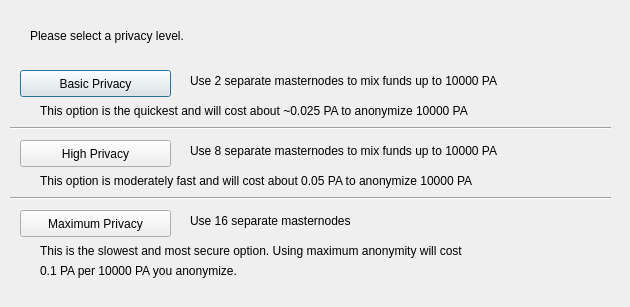
<?xml version="1.0" encoding="UTF-8"?>
<ui version="4.0">
 <class>ObfuscationConfig</class>
 <widget class="QDialog" name="ObfuscationConfig">
  <property name="geometry">
   <rect>
    <x>0</x>
    <y>0</y>
    <width>630</width>
    <height>307</height>
   </rect>
  </property>
  <property name="windowTitle">
   <string>Configure Obfuscation</string>
  </property>
  <widget class="QPushButton" name="buttonBasic">
   <property name="geometry">
    <rect>
     <x>20</x>
     <y>70</y>
     <width>151</width>
     <height>27</height>
    </rect>
   </property>
   <property name="text">
    <string>Basic Privacy</string>
   </property>
  </widget>
  <widget class="QPushButton" name="buttonHigh">
   <property name="geometry">
    <rect>
     <x>20</x>
     <y>140</y>
     <width>151</width>
     <height>27</height>
    </rect>
   </property>
   <property name="text">
    <string>High Privacy</string>
   </property>
  </widget>
  <widget class="QPushButton" name="buttonMax">
   <property name="geometry">
    <rect>
     <x>20</x>
     <y>210</y>
     <width>151</width>
     <height>27</height>
    </rect>
   </property>
   <property name="text">
    <string>Maximum Privacy</string>
   </property>
  </widget>
  <widget class="QLabel" name="label">
   <property name="geometry">
    <rect>
     <x>30</x>
     <y>20</y>
     <width>571</width>
     <height>31</height>
    </rect>
   </property>
   <property name="text">
    <string>Please select a privacy level.</string>
   </property>
  </widget>
  <widget class="QLabel" name="label_2">
   <property name="geometry">
    <rect>
     <x>190</x>
     <y>70</y>
     <width>421</width>
     <height>21</height>
    </rect>
   </property>
   <property name="text">
    <string>Use 2 separate masternodes to mix funds up to 10000 PA</string>
   </property>
  </widget>
  <widget class="QLabel" name="label_3">
   <property name="geometry">
    <rect>
     <x>190</x>
     <y>140</y>
     <width>411</width>
     <height>21</height>
    </rect>
   </property>
   <property name="text">
    <string>Use 8 separate masternodes to mix funds up to 10000 PA</string>
   </property>
  </widget>
  <widget class="QLabel" name="label_4">
   <property name="geometry">
    <rect>
     <x>190</x>
     <y>210</y>
     <width>421</width>
     <height>21</height>
    </rect>
   </property>
   <property name="text">
    <string>Use 16 separate masternodes</string>
   </property>
  </widget>
  <widget class="QLabel" name="label_6">
   <property name="geometry">
    <rect>
     <x>40</x>
     <y>100</y>
     <width>561</width>
     <height>21</height>
    </rect>
   </property>
   <property name="text">
    <string>This option is the quickest and will cost about ~0.025 PA to anonymize 10000 PA</string>
   </property>
  </widget>
  <widget class="QLabel" name="label_7">
   <property name="geometry">
    <rect>
     <x>40</x>
     <y>170</y>
     <width>561</width>
     <height>21</height>
    </rect>
   </property>
   <property name="text">
    <string>This option is moderately fast and will cost about 0.05 PA to anonymize 10000 PA</string>
   </property>
  </widget>
  <widget class="QLabel" name="label_8">
   <property name="geometry">
    <rect>
     <x>40</x>
     <y>240</y>
     <width>561</width>
     <height>21</height>
    </rect>
   </property>
   <property name="text">
    <string>This is the slowest and most secure option. Using maximum anonymity will cost</string>
   </property>
  </widget>
  <widget class="QLabel" name="label_9">
   <property name="geometry">
    <rect>
     <x>40</x>
     <y>260</y>
     <width>561</width>
     <height>21</height>
    </rect>
   </property>
   <property name="text">
    <string>0.1 PA per 10000 PA you anonymize.</string>
   </property>
  </widget>
  <widget class="Line" name="line">
   <property name="geometry">
    <rect>
     <x>10</x>
     <y>120</y>
     <width>601</width>
     <height>16</height>
    </rect>
   </property>
   <property name="orientation">
    <enum>Qt::Horizontal</enum>
   </property>
  </widget>
  <widget class="Line" name="line_2">
   <property name="geometry">
    <rect>
     <x>10</x>
     <y>190</y>
     <width>601</width>
     <height>16</height>
    </rect>
   </property>
   <property name="orientation">
    <enum>Qt::Horizontal</enum>
   </property>
  </widget>
 </widget>
 <resources/>
 <connections/>
</ui>
